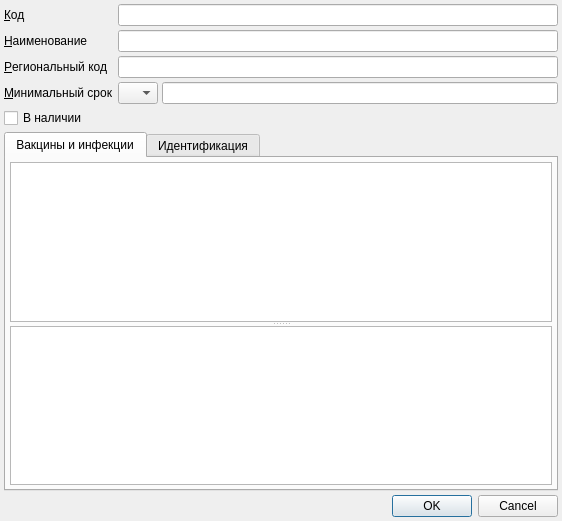
<?xml version="1.0" encoding="UTF-8"?>
<ui version="4.0">
 <class>RBInfectionEditor</class>
 <widget class="QDialog" name="RBInfectionEditor">
  <property name="geometry">
   <rect>
    <x>0</x>
    <y>0</y>
    <width>562</width>
    <height>521</height>
   </rect>
  </property>
  <property name="windowTitle">
   <string>Dialog</string>
  </property>
  <layout class="QGridLayout" name="gridLayout_2">
   <property name="margin">
    <number>4</number>
   </property>
   <property name="spacing">
    <number>4</number>
   </property>
   <item row="0" column="0">
    <widget class="QLabel" name="lblCode">
     <property name="sizePolicy">
      <sizepolicy hsizetype="Maximum" vsizetype="Preferred">
       <horstretch>0</horstretch>
       <verstretch>0</verstretch>
      </sizepolicy>
     </property>
     <property name="text">
      <string>&amp;Код</string>
     </property>
     <property name="buddy">
      <cstring>edtCode</cstring>
     </property>
    </widget>
   </item>
   <item row="0" column="1" colspan="2">
    <widget class="QLineEdit" name="edtCode"/>
   </item>
   <item row="1" column="0">
    <widget class="QLabel" name="lblName">
     <property name="sizePolicy">
      <sizepolicy hsizetype="Maximum" vsizetype="Preferred">
       <horstretch>0</horstretch>
       <verstretch>0</verstretch>
      </sizepolicy>
     </property>
     <property name="text">
      <string>&amp;Наименование</string>
     </property>
     <property name="buddy">
      <cstring>edtName</cstring>
     </property>
    </widget>
   </item>
   <item row="1" column="1" colspan="2">
    <widget class="QLineEdit" name="edtName"/>
   </item>
   <item row="2" column="0">
    <widget class="QLabel" name="lblRegionalCode">
     <property name="sizePolicy">
      <sizepolicy hsizetype="Maximum" vsizetype="Preferred">
       <horstretch>0</horstretch>
       <verstretch>0</verstretch>
      </sizepolicy>
     </property>
     <property name="text">
      <string>&amp;Региональный код</string>
     </property>
     <property name="buddy">
      <cstring>edtRegionalCode</cstring>
     </property>
    </widget>
   </item>
   <item row="2" column="1" colspan="2">
    <widget class="QLineEdit" name="edtRegionalCode"/>
   </item>
   <item row="3" column="0">
    <widget class="QLabel" name="lblMinimumTerm">
     <property name="sizePolicy">
      <sizepolicy hsizetype="Maximum" vsizetype="Preferred">
       <horstretch>0</horstretch>
       <verstretch>0</verstretch>
      </sizepolicy>
     </property>
     <property name="text">
      <string>&amp;Минимальный срок</string>
     </property>
     <property name="buddy">
      <cstring>cmbMinimumTermUnit</cstring>
     </property>
    </widget>
   </item>
   <item row="3" column="1">
    <widget class="QComboBox" name="cmbMinimumTermUnit">
     <property name="sizePolicy">
      <sizepolicy hsizetype="Maximum" vsizetype="Fixed">
       <horstretch>0</horstretch>
       <verstretch>0</verstretch>
      </sizepolicy>
     </property>
     <item>
      <property name="text">
       <string/>
      </property>
     </item>
     <item>
      <property name="text">
       <string>Д</string>
      </property>
     </item>
     <item>
      <property name="text">
       <string>Н</string>
      </property>
     </item>
     <item>
      <property name="text">
       <string>М</string>
      </property>
     </item>
     <item>
      <property name="text">
       <string>Г</string>
      </property>
     </item>
    </widget>
   </item>
   <item row="3" column="2">
    <widget class="QLineEdit" name="edtMinimumTermCount">
     <property name="inputMask">
      <string/>
     </property>
     <property name="maxLength">
      <number>32767</number>
     </property>
    </widget>
   </item>
   <item row="4" column="0">
    <widget class="QCheckBox" name="chkAvailable">
     <property name="text">
      <string>В наличии</string>
     </property>
    </widget>
   </item>
   <item row="5" column="0" colspan="3">
    <widget class="QTabWidget" name="tabWidget">
     <property name="currentIndex">
      <number>0</number>
     </property>
     <widget class="QWidget" name="tabInfectionVaccines">
      <attribute name="title">
       <string>Вакцины и инфекции</string>
      </attribute>
      <layout class="QGridLayout" name="gridLayout">
       <property name="margin">
        <number>4</number>
       </property>
       <property name="spacing">
        <number>4</number>
       </property>
       <item row="0" column="0">
        <widget class="QSplitter" name="splitter">
         <property name="orientation">
          <enum>Qt::Vertical</enum>
         </property>
         <widget class="CInDocTableView" name="tblInfectionVaccines"/>
         <widget class="CInDocTableView" name="tblInfectionMinimumTerms"/>
        </widget>
       </item>
      </layout>
     </widget>
     <widget class="QWidget" name="tabIdentification">
      <attribute name="title">
       <string>Идентификация</string>
      </attribute>
      <layout class="QGridLayout" name="gridLayout_3">
       <property name="margin">
        <number>4</number>
       </property>
       <property name="spacing">
        <number>4</number>
       </property>
       <item row="0" column="0">
        <widget class="CInDocTableView" name="tblInfectionIdentification"/>
       </item>
      </layout>
     </widget>
    </widget>
   </item>
   <item row="6" column="0" colspan="3">
    <widget class="QDialogButtonBox" name="buttonBox">
     <property name="orientation">
      <enum>Qt::Horizontal</enum>
     </property>
     <property name="standardButtons">
      <set>QDialogButtonBox::Cancel|QDialogButtonBox::Ok</set>
     </property>
    </widget>
   </item>
  </layout>
 </widget>
 <customwidgets>
  <customwidget>
   <class>CInDocTableView</class>
   <extends>QTableView</extends>
   <header>library/InDocTable.h</header>
  </customwidget>
 </customwidgets>
 <tabstops>
  <tabstop>edtCode</tabstop>
  <tabstop>edtName</tabstop>
  <tabstop>edtRegionalCode</tabstop>
  <tabstop>cmbMinimumTermUnit</tabstop>
  <tabstop>edtMinimumTermCount</tabstop>
  <tabstop>buttonBox</tabstop>
 </tabstops>
 <resources/>
 <connections>
  <connection>
   <sender>buttonBox</sender>
   <signal>accepted()</signal>
   <receiver>RBInfectionEditor</receiver>
   <slot>accept()</slot>
   <hints>
    <hint type="sourcelabel">
     <x>248</x>
     <y>254</y>
    </hint>
    <hint type="destinationlabel">
     <x>157</x>
     <y>274</y>
    </hint>
   </hints>
  </connection>
  <connection>
   <sender>buttonBox</sender>
   <signal>rejected()</signal>
   <receiver>RBInfectionEditor</receiver>
   <slot>reject()</slot>
   <hints>
    <hint type="sourcelabel">
     <x>316</x>
     <y>260</y>
    </hint>
    <hint type="destinationlabel">
     <x>286</x>
     <y>274</y>
    </hint>
   </hints>
  </connection>
 </connections>
</ui>
